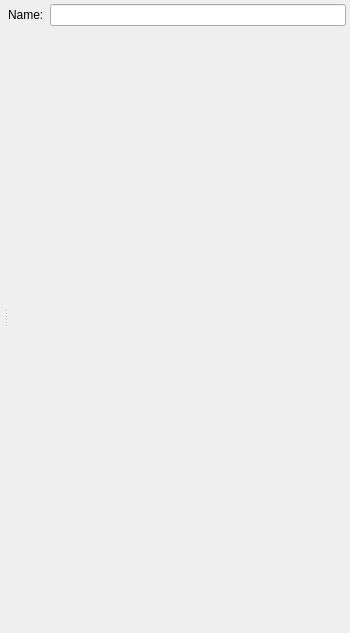
<?xml version="1.0" encoding="UTF-8"?>
<ui version="4.0">
 <class>Form</class>
 <widget class="QWidget" name="Form">
  <property name="geometry">
   <rect>
    <x>0</x>
    <y>0</y>
    <width>350</width>
    <height>633</height>
   </rect>
  </property>
  <property name="windowTitle">
   <string>Form</string>
  </property>
  <layout class="QVBoxLayout" name="verticalLayout_2">
   <property name="margin">
    <number>4</number>
   </property>
   <item>
    <widget class="QSplitter" name="splitter">
     <property name="orientation">
      <enum>Qt::Horizontal</enum>
     </property>
     <widget class="QWidget" name="layoutWidget">
      <layout class="QVBoxLayout" name="verticalLayout_3">
       <property name="margin">
        <number>0</number>
       </property>
       <item>
        <widget class="QWidget" name="myGeneralCanvas" native="true">
         <property name="sizePolicy">
          <sizepolicy hsizetype="MinimumExpanding" vsizetype="Fixed">
           <horstretch>0</horstretch>
           <verstretch>0</verstretch>
          </sizepolicy>
         </property>
         <property name="element_type" stdset="0">
          <string>general_canvas</string>
         </property>
        </widget>
       </item>
       <item>
        <widget class="QWidget" name="myDisplayCanvas" native="true">
         <property name="sizePolicy">
          <sizepolicy hsizetype="MinimumExpanding" vsizetype="MinimumExpanding">
           <horstretch>0</horstretch>
           <verstretch>0</verstretch>
          </sizepolicy>
         </property>
         <property name="minimumSize">
          <size>
           <width>0</width>
           <height>0</height>
          </size>
         </property>
         <property name="element_type" stdset="0">
          <string>display_widget_canvas</string>
         </property>
        </widget>
       </item>
      </layout>
     </widget>
     <widget class="QWidget" name="widget" native="true">
      <layout class="QVBoxLayout" name="verticalLayout">
       <property name="margin">
        <number>0</number>
       </property>
       <item>
        <layout class="QHBoxLayout" name="horizontalLayout">
         <item>
          <widget class="QLabel" name="short_name_label">
           <property name="text">
            <string>Name:</string>
           </property>
          </widget>
         </item>
         <item>
          <widget class="QLineEdit" name="short_name"/>
         </item>
        </layout>
       </item>
       <item>
        <spacer name="verticalSpacer">
         <property name="orientation">
          <enum>Qt::Vertical</enum>
         </property>
         <property name="sizeHint" stdset="0">
          <size>
           <width>20</width>
           <height>591</height>
          </size>
         </property>
        </spacer>
       </item>
      </layout>
     </widget>
    </widget>
   </item>
  </layout>
 </widget>
 <resources/>
 <connections/>
</ui>
